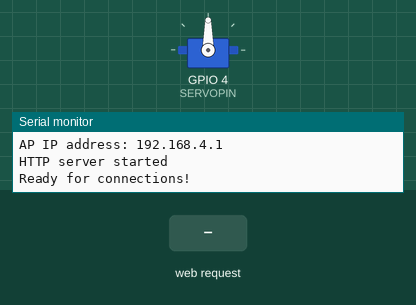
The sketch below on a simulated ESP32. On the bench: servo, the last lines printed to the serial monitor. The inputs (shaded band) are chosen by the test bench.

Above: at 1.8 s.
1.9 s: HTTP request GET /servo?angle=1 received
At 3.1 s:
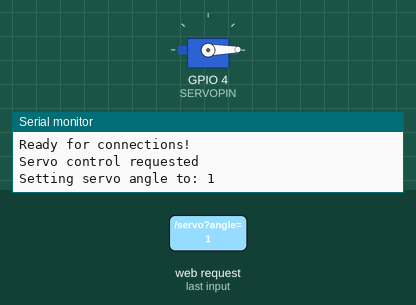
3.4 s: HTTP request GET /servo?angle=120 received
At 4.5 s:
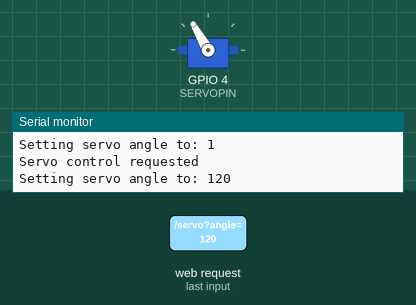
Timing chart, 0 to 6.4 s (numbered marks = the images above; inputs shaded):
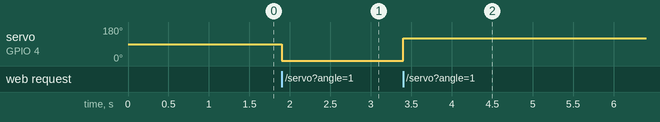

The sketch:

AP_Vent.ino
```cpp
#include <WiFi.h>
#include <WebServer.h>
#include <DHT.h>
#include <ESP32Servo.h>

// --- Configuration ---
const char* ssid = "ESP32_Vent_AP";
const char* password = "password123";
const char* ventName = "Vent 1"; // AP Vent

// --- Hardware Pins ---
#define DHTPIN 2     // Digital pin connected to the DHT sensor (D2)
#define SERVOPIN 4   // Digital pin connected to the Servo motor (D4)

// --- Sensor & Motor Objects ---
#define DHTTYPE DHT22
DHT dht(DHTPIN, DHTTYPE);
Servo ventServo;

// Create a WebServer object that listens on port 80
WebServer server(80);

// For tracking uptime and debugging
unsigned long startTime = 0;
unsigned long lastServoMove = 0;

// --- Web Server Handlers ---
void handleRoot() {
  unsigned long uptime = millis() / 1000;
  String response = String(ventName);
  response += " is running\n";
  response += "Uptime: " + String(uptime) + " seconds";
  server.send(200, "text/plain", response);
}

// Simple test endpoint
void handleTest() {
  server.send(200, "text/plain", String(ventName) + " test endpoint is working!");
}

// Health check endpoint for monitoring
void handleHealth() {
  server.send(200, "application/json", "{\"status\":\"ok\",\"ventName\":\"" + String(ventName) + "\",\"uptime\":" + String(millis()/1000) + "}");
}

// Get temperature and humidity with improved error handling
void handleGetSensorData() {
  Serial.println("Sensor data requested");

  // Add a small delay before reading sensor
  delay(10);

  float h = dht.readHumidity();
  float t = dht.readTemperature();

  // Add debug output
  Serial.print("Sensor read - Temp: ");
  Serial.print(t);
  Serial.print("°C, Humidity: ");
  Serial.println(h);

  // Handle sensor read failure more gracefully
  if (isnan(h) || isnan(t)) {
    Serial.println("Failed to read from DHT sensor!");
    // Return zeros instead of error
    server.send(200, "application/json", "{\"ventName\":\"" + String(ventName) + "\",\"temperature\":0,\"humidity\":0,\"error\":\"sensor_read_failed\"}");
    return;
  }

  String json = "{\"ventName\":\"" + String(ventName) + "\",\"temperature\":" + String(t) + ",\"humidity\":" + String(h) + "}";
  server.send(200, "application/json", json);
}

// Set servo angle with power management
void handleSetServo() {
  Serial.println("Servo control requested");

  if (!server.hasArg("angle")) {
    server.send(400, "text/plain", "Missing angle parameter");
    return;
  }

  int angle = server.arg("angle").toInt();

  // Validate angle
  if (angle < 0) angle = 0;
  if (angle > 180) angle = 180;

  // Check if we need to limit servo movement frequency
  unsigned long currentTime = millis();
  if (currentTime - lastServoMove < 500) { // Minimum 500ms between moves
    delay(500 - (currentTime - lastServoMove));
  }

  // Set the servo angle
  Serial.print("Setting servo angle to: ");
  Serial.println(angle);

  // Send response before moving servo to avoid timeout
  server.send(200, "application/json", "{\"ventName\":\"" + String(ventName) + "\",\"success\":true,\"angle\":" + String(angle) + "}");

  // Now move the servo
  ventServo.write(angle);
  lastServoMove = millis();
}

void handleNotFound() {
  server.send(404, "text/plain", "404: Not found");
}

// --- Setup Function ---
void setup() {
  Serial.begin(115200);
  delay(100); // Short delay for serial to initialize

  Serial.println("\n\n");
  Serial.println("=== " + String(ventName) + " Starting ===");
  Serial.println("Configuring Access Point...");

  // Set WiFi to maximum power for better range
  WiFi.setTxPower(WIFI_POWER_19_5dBm); // Maximum power setting

  // Initialize hardware
  Serial.println("Initializing DHT sensor...");
  dht.begin();

  Serial.println("Initializing servo...");
  ventServo.attach(SERVOPIN);
  ventServo.write(90); // Start at neutral position
  delay(500); // Give servo time to move

  // Setup WiFi Access Point
  WiFi.softAP(ssid, password);

  IPAddress myIP = WiFi.softAPIP();
  Serial.print("AP IP address: ");
  Serial.println(myIP);

  // --- Configure Web Server Routes ---
  server.on("/", HTTP_GET, handleRoot);
  server.on("/test", HTTP_GET, handleTest);
  server.on("/health", HTTP_GET, handleHealth);
  server.on("/sensor", HTTP_GET, handleGetSensorData);
  server.on("/servo", HTTP_GET, handleSetServo);
  server.onNotFound(handleNotFound);

  // Start the server
  server.begin();
  Serial.println("HTTP server started");
  Serial.println("Ready for connections!");

  startTime = millis();
}

// --- Loop Function ---
void loop() {
  // Handle incoming client requests
  server.handleClient();

  // Print uptime every minute for debugging
  static unsigned long lastUptimePrint = 0;
  if (millis() - lastUptimePrint > 60000) { // Every minute
    lastUptimePrint = millis();
    unsigned long uptime = millis() / 1000;
    Serial.print("Uptime: ");
    Serial.print(uptime);
    Serial.println(" seconds");

    // Also check free heap memory
    Serial.print("Free heap: ");
    Serial.print(ESP.getFreeHeap());
    Serial.println(" bytes");

    // Print number of connected stations
    Serial.print("Connected stations: ");
    Serial.println(WiFi.softAPgetStationNum());
  }

  // Small delay to prevent watchdog issues
  delay(1);
}
```

Measured:
- after the input at 1.9 s, servo on GPIO 4 (SERVOPIN): 90° → 1° at once
- after the input at 3.4 s, servo on GPIO 4 (SERVOPIN): 1° → 120° at once
